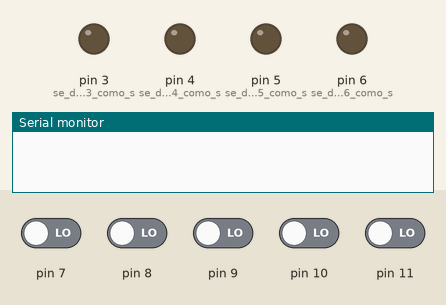
Bench run of a sketch on a simulated Arduino Uno, built with avr-gcc and run on an emulated ATmega328P. On the bench: output pins drawn as LEDs (lit = HIGH), the last lines printed to the serial monitor. The inputs (shaded band) are chosen by the test bench; at power-on: pin 7–11 LOW.

Above: at 1.2 s.
1.3 s: pin 7 driven HIGH
2.8 s: pin 8 driven HIGH
At 3.3 s:
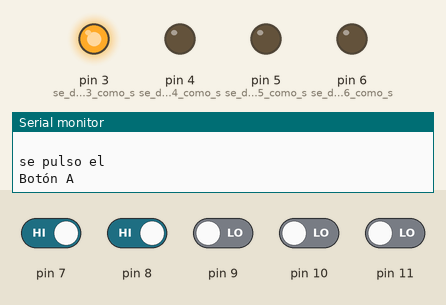
5.8 s: pin 9 driven HIGH
At 6.6 s:
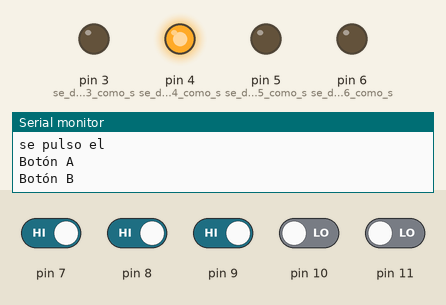
8.8 s: pin 10 driven HIGH
At 9.1 s:
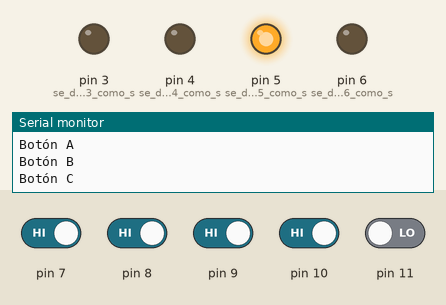
11.3 s: pin 11 driven HIGH
At 13.4 s:
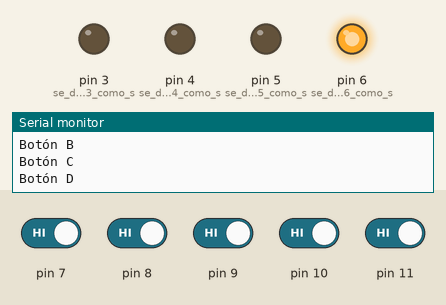
14.3 s: pin 11 driven LOW
At 15.6 s:
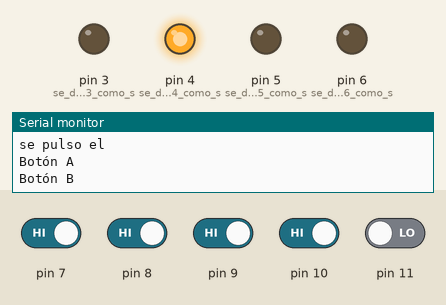
Timing chart, 0 to 18.3 s (numbered marks = the images above; inputs shaded):
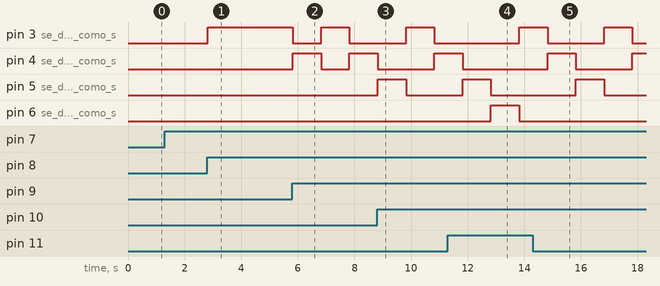

The sketch:

Control_de_LED_s_con_RF_09-06-17.ino
```cpp
/*Control de LED con RF.
  La comunicación de Radio Frecuencia (RF) permite enviar señales desde el control (trasmisor) a un receptor inalámbricamente,
  el control maneja 4 canales que son a,b,c,d y cada uno recibe una señal independiente si el VT detecta que la señal es correcta
  VT pone en alto la señal y los canales D0, D1, D2, D3 son los que prenden en un HIGH.
  cada botón irá a una salida digital para encender un led por lo cual se controlarán 4 leds.
  07 de Junio del 2017.
  Filiberto Cruz Flores.
*/


void setup() {

  Serial.begin (9600); //se inicializa el Monitor Serial.
  pinMode (6, OUTPUT) ; //se define el pin 6 como salida.
  pinMode (5, OUTPUT) ; //se define el pin 5 como salida.
  pinMode (4, OUTPUT) ; //se define el pin 4 como salida.
  pinMode (3, OUTPUT) ; //se define el pin 3 como salida.
  for (int i = 7 ; i < 12 ; i++) //a un for se le asigna la variable "i" como int y se iguala a 7, si la variable es menor a 12, la variable ira aumentando de uno en uno.
    pinMode(i, INPUT) ; //se define la variable como pin de entrada.
}

void loop() {

  if (digitalRead(7) )     // Si hay dato valido.
  {
    Serial.println("se pulso el"); //en el Monitor Serial aparece la leyenda "se pulso el", si el VT recibe un dato valido por parte del mando.

    if (digitalRead(8))//si el pin 8 tiene una lectura.
    {
      Serial.println( "Botón A");//en el Monitor Serial aparece la leyenda "Botón A".
      digitalWrite(3, HIGH); //se activa el pin 3.
      delay(1000); // esperamos 1000 milisegundos.
      digitalWrite(3, LOW); //se desactiva el pin 3.
    }

    if (digitalRead(9)) //si el pin 9 tiene una lectura.
    {
      Serial.println( "Botón B"); //en el Monitor Serial aparece la leyenda "Botón B".
      digitalWrite(4, HIGH); //se activa el pin 4.
      delay(1000); // esperamos 1000 milisegundos.
      digitalWrite(4, LOW); //se desactiva el pin 4.
    }

    if (digitalRead(10)) //si el pin 10 tiene una lectura.
    {
      Serial.println( "Botón C"); //en el Monitor Serial aparece la leyenda "Botón C".
      digitalWrite(5, HIGH); //se activa el pin 5.
      delay(1000); // esperamos 1000 milisegundos.
      digitalWrite(5, LOW); //se desactiva el pin 5.
    }
    if (digitalRead(11)) //si el pin 10 tiene una lectura.
    {
      Serial.println( "Botón D"); //en el Monitor Serial aparece la leyenda "Botón D".
      digitalWrite(6, HIGH); //se activa el pin 6.
      delay(1000); // esperamos 1000 milisegundos.
      digitalWrite(6, LOW); //se desactiva el pin 6.
    }
    Serial.println("\t"); //en el Monitor Serial se pone un tabulador para la frase completa.
  }

}
```

Measured:
- after the input at 2.8 s, pin 3 (se_define_el_pin_3_como_s): LOW → HIGH at once
- after the input at 5.8 s, pin 3 (se_define_el_pin_3_como_s): HIGH → LOW at once, → HIGH 1.0 s later, → LOW 1.0 s later; pin 4 (se_define_el_pin_4_como_s): LOW → HIGH at once, → LOW 1.0 s later, → HIGH 1.0 s later
- after the input at 8.8 s, pin 5 (se_define_el_pin_5_como_s): LOW → HIGH at once, → LOW 1.0 s later
- after the input at 11.3 s, pin 4 (se_define_el_pin_4_como_s): goes on until 11.8 s, then stays LOW; pin 6 (se_define_el_pin_6_como_s): LOW → HIGH after 1.5 s, → LOW 1.0 s later
- after the input at 14.3 s, pin 6 (se_define_el_pin_6_como_s): stays LOW (without the input it goes to HIGH after 2.5 s)
